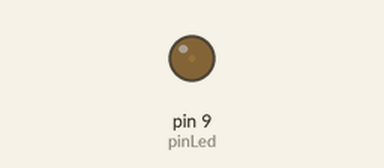
Bench run of a sketch on a simulated Arduino Uno, built with avr-gcc and run on an emulated ATmega328P. On the bench: output pins drawn as LEDs (lit = HIGH).

Above: at 0.05 s.
At 0.4 s:
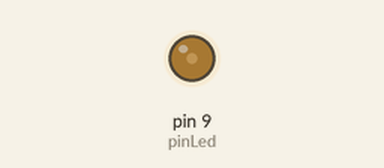
At 0.8 s:
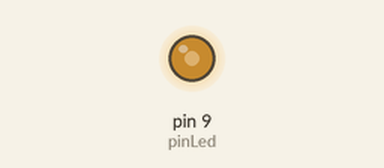
At 1.55 s:
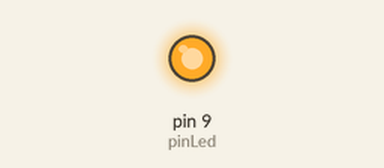
Timing chart, 0 to 3.6 s (numbered marks = the images above):
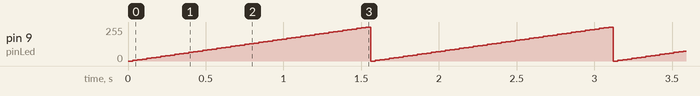

Measured:
- by itself, pin 9 (pinLed): ramps from 0/255 to 255/255 and jumps back, once every 1.6 s

The sketch:

saidas.ino
```cpp
/*
 Esvaecer
 Este exemplo nos ensina a controlar o esvaecemento dun LED conectado ao pin 9.

 */

//definimos variables:

int pinLed = 9;           // definimos o numero 9 como pinLed
int brillo = 0;    // variable onde teremos o brillo do LED
int variacion = 5;    // como de rapido vai variar a intensidade do LED

// xa sabes que o setup se executa unha soa vez
void setup()  {
  // facemos que o pinLed sexa unha saida (OUTPUT)
  pinMode(pinLed, OUTPUT);
}

// xa sabes que loop se executa unha e outra vez de principio a fin
void loop()  {
  // dicimoslle en que estado esta o led:
  analogWrite(pinLed,brillo);

  // facemos que o brillo se incremente segundo o que vale "variacion":
  brillo=brillo+variacion;

  //o brillo so chega ate 255, polo que hai que dicirlle que ten que
  //facer se chegamos a ese limite:
  if (brillo>255) {
	//se o brillo pasa de 255 o poñemos a cero:
	brillo=0 ;
  }
  // esperamos 30 milisegundos para que a cousa non vaia demasiado rapido.
  delay(30);
}
```
